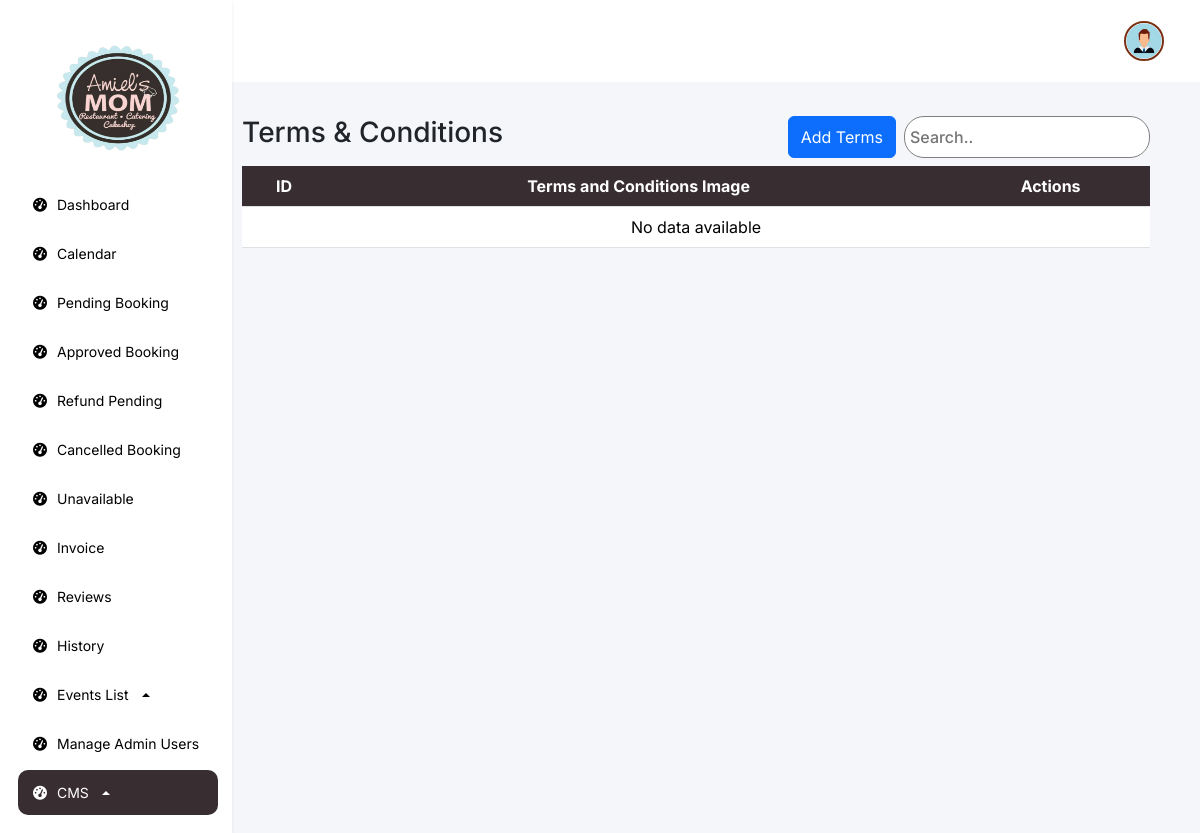
Page /features/admin/web/terms_condition.php (signed in) on the earlier database version.
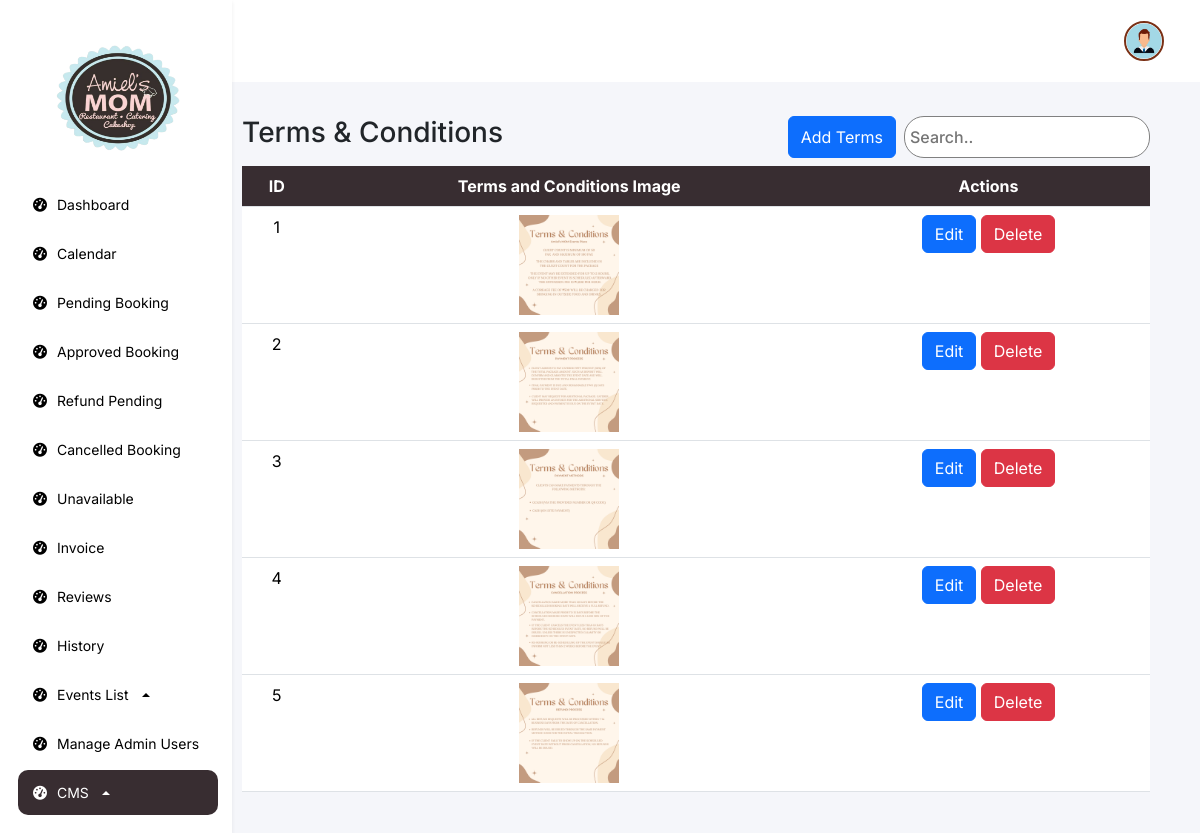
Same page on the later database version.
### tables this page shows
CREATE TABLE `terms_condition` (
  `id` int(11) NOT NULL,
  `image` varchar(255) NOT NULL,
  `created_at` timestamp NOT NULL DEFAULT current_timestamp()
);

### features/admin/web/terms_condition.php (the view, shortened to what this page needs)
<?php
require '../../../db.php';
$query = "SELECT * FROM terms_condition";
$result = $conn->query($query);
?>
<!DOCTYPE html>
<html lang="en">
<head>
    <link rel="stylesheet" href="https://cdnjs.cloudflare.com/ajax/libs/font-awesome/6.0.0-beta3/css/all.min.css">
    <link href="https://cdn.jsdelivr.net/npm/bootstrap@5.3.3/dist/css/bootstrap.min.css" rel="stylesheet"
>
    <link href="https://cdn.jsdelivr.net/npm/sweetalert2@11.5.0/dist/sweetalert2.min.css" rel="stylesheet">
    <link rel="stylesheet" href="../css/index.css">
</head>
<body>
    <div class="navbar flex-column bg-white shadow-sm p-3 collapse d-md-flex" id="navbar">
        <div class="navbar-links">
            <a class="navbar-brand d-none d-md-block logo-container" href="#">
                <img src="../../../assets/logo.png" alt="Logo">
            </a>
            <a href="dashboard.php">
                <i class="fa-solid fa-tachometer-alt"></i>
                <span>Dashboard</span>
            </a>
            <a href="calendar.php">
                <i class="fa-solid fa-tachometer-alt"></i>
                <span>Calendar</span>
            </a>
            <a href="pending.php">
                <i class="fa-solid fa-tachometer-alt"></i>
                <span>Pending Booking</span>
            </a>
            <a href="approve.php">
                <i class="fa-solid fa-tachometer-alt"></i>
                <span>Approved Booking</span>
            </a>
            <a href="refund.php">
                <i class="fa-solid fa-tachometer-alt"></i>
                <span>Refund Pending</span>
            </a>
            <a href="cancel.php">
                <i class="fa-solid fa-tachometer-alt"></i>
                <span>Cancelled Booking</span>
            </a>
            <a href="unavailable.php">
                <i class="fa-solid fa-tachometer-alt"></i>
                <span>Unavailable</span>
            </a>
            <a href="invoice.php">
                <i class="fa-solid fa-tachometer-alt"></i>
                <span>Invoice</span>
            </a>
            <a href="reviews.php">
                <i class="fa-solid fa-tachometer-alt"></i>
                <span>Reviews</span>
            </a>
            <a href="history.php">
                <i class="fa-solid fa-tachometer-alt"></i>
                <span>History</span>
            </a>
            <div class="dropdown dropup">
                <a href="#" class="dropdown-toggle" id="eventsListDropdown" role="button" data-bs-toggle="dropdown" aria-expanded="false">
                    <i class="fa-solid fa-tachometer-alt"></i>
                    <span>Events List</span>
                </a>
            </div>
            <a href="admin-user.php">
                <i class="fa-solid fa-tachometer-alt"></i>
                <span>Manage Admin Users</span>
            </a>
            <div class="dropdown dropup">
                <a href="#" class="navbar-highlight dropdown-toggle" id="servicesDropdown" role="button" data-bs-toggle="dropdown" aria-expanded="false">
                    <i class="fa-solid fa-tachometer-alt"></i>
                    <span>CMS</span>
                </a>
            </div>
        </div>
    </div>
    <div class="content flex-grow-1">
        <div class="header">
            <div class="profile-admin">
                <div class="dropdown">
                    <button class="" type="button" data-bs-toggle="dropdown" aria-expanded="false">
                        <img src="../../../assets/profile/user.png"
                            style="width: 40px; height: 40px; object-fit: cover;">
                    </button>
                </div>
            </div>
        </div>
        <div class="container mt-4">
            <div class="d-flex justify-content-between mb-2">
                <h3>Terms & Conditions</h3>
                <div class="d-flex gap-2">
                <button class="btn btn-primary" data-bs-toggle="modal" data-bs-target="#addModal">
                    Add Terms
                </button>
                    <input type="text" class="search" placeholder="Search.." id="searchInput">
                </div>
            </div>
            <div class="table-responsive">
            <table class="table">
                <thead>
                    <tr>
                        <th scope="col">ID</th>
                        <th scope="col">Terms and Conditions Image</th>
                        <th scope="col">Actions</th>
                    </tr>
                </thead>
                <tbody>
                <?php if ($result->num_rows > 0): ?>
                    <?php while ($row = $result->fetch_assoc()): ?>
                        <tr>
                            <td><?php echo $row['id']; ?></td>
                            <td>
                                <?php if ($row['image']): ?>
                                    <img src="../../../assets/terms_condition/<?php echo $row['image']; ?>" alt="Terms Image" style="max-width: 100px; cursor: pointer;" data-bs-toggle="modal" data-bs-target="#zoomModal" class="zoom-image" data-image="<?php echo "../../../assets/terms_condition/" . $row['image']; ?>">
                                <?php endif; ?>
                            </td>
                            <td>
                                <button class="btn btn-primary" data-bs-toggle="modal" data-bs-target="#editModal"
                                        data-id="<?php echo $row['id']; ?>"
                                        data-image="<?php echo $row['image']; ?>">
                                    Edit
                                </button>
                                <button class="btn btn-danger" onclick="deleteTermsCondition(<?php echo $row['id']; ?>)">Delete</button>
                            </td>
                        </tr>
                    <?php endwhile; ?>
                <?php else: ?>
                    <tr>
                        <td colspan="3" class="text-center">No data available</td>
                    </tr>
                <?php endif; ?>
                </tbody>
            </table>
</html>

### features/admin/css/index.css (style rules this page uses)
* { font-family: "Inter", sans-serif; font-optical-sizing: auto; font-style: normal; margin: 0; }
body { margin: 0; padding: 0; display: flex; overflow-x: hidden; }
.navbar { background-color: #FFFFFF; display: flex; flex-direction: column; align-items: start; padding: 20px; box-shadow: 2px 0 5px rgba(0, 0, 0, 0.1); min-width: 230px; }
.navbar a { color: #000; padding: 12px 15px; text-decoration: none; width: 100%; display: flex; align-items: center; gap: 10px; font-size: 14px !important; margin: 2px; }
.navbar-highlight { color: #FFFFFF !important; border-radius: 10px; padding: 12px 15px !important; text-decoration: none !important; width: 100% !important; display: flex !important; align-items: center !important; gap: 10px !important; font-size: 14px !important; background-color: #382D31 !important; }
.navbar-brand { padding: 0 !important; }
.navbar-brand img { display: block; justify-content: center; align-items: center; width: 70%; height: 15vh; margin: 20px 0 20px 30px; }
.navbar-links { display: flex; flex-direction: column; width: 100%; }
.content { flex-grow: 1; background-color: #F5F6FA; }
.header { display: flex; align-items: center; padding: 20px; justify-content: space-between; background-color: #FFFFFF !important; }
.header button { margin-right: 10px; }
.profile-admin { display: flex; align-items: center; margin-left: auto; gap: 5px; }
.profile-admin img { width: 40px; height: 40px; border-radius: 50%; margin-right: 10px; border: 2px solid #7A3015; }
.profile-admin button { background-color: transparent; border: none; font-size: 20px; display: flex; margin: auto; }
table { border-radius: 24px !important; }
th,tr { background-color: #382D31 !important; color: #fff !important; text-align: center; white-space: nowrap !important; }
.container { padding: 10px 50px 10px 10px; }
.container input { background-color: silver; font-weight: 500; }
.search { background-color: #fff !important; border: 1px solid #808080; border-radius: 20px; padding: 5px; }

Differences in the rows shown:
added terms_condition: id "1", image (picture)
added terms_condition: id "2", image (picture)
added terms_condition: id "3", image (picture)
added terms_condition: id "4", image (picture)
added terms_condition: id "5", image (picture)
Other differences:
text no longer shown: "No data available"
